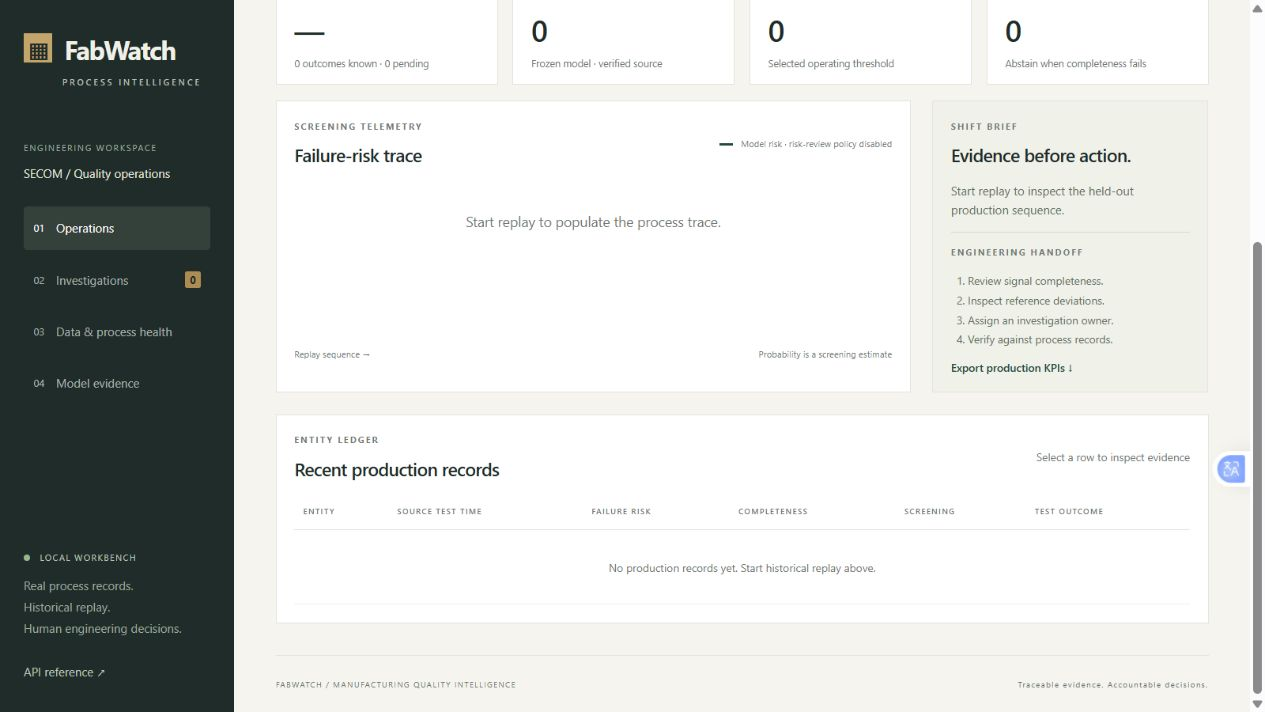
#> input picture docs/media/00-empty.png, 1265 x 712 px; its folder holds 8 pictures in this run
$ python make_demo.py
#> lines starting #> are read from the running program, lines starting #| are printed output that depends on the picture
"""Assemble a captioned walkthrough from actual browser screenshots.

Optional dependencies: pip install pillow imageio-ffmpeg
Capture files are documentation evidence; no generated factory imagery is used.
"""
from pathlib import Path
import subprocess
from PIL import Image, ImageDraw, ImageFont
import imageio_ffmpeg

ROOT=Path(__file__).resolve().parents[1]
MEDIA=ROOT/'docs'/'media'
W,H,FPS=1280,840,12


def font(size):
    for path in ['C:/Windows/Fonts/segoeui.ttf','/usr/share/fonts/truetype/dejavu/DejaVuSans.ttf']:
        if Path(path).exists(): return ImageFont.truetype(path,size)
    return ImageFont.load_default()


def frame(file,title,caption):
    image=Image.new('RGB',(W,H),'#f5f4ef');draw=ImageDraw.Draw(image)
    draw.rectangle((0,0,W,76),fill='#202c2a')
    draw.text((26,19),title,font=font(25),fill='#f1f1e9')
    shot=Image.open(MEDIA/file).convert('RGB')
    image.paste(shot,((W-shot.width)//2,78))
    draw.rectangle((0,796,W,H),fill='#e6e9de')
    draw.text((24,807),caption,font=font(16),fill='#263d30')
    return image


def card(title,lines):
    im=Image.new('RGB',(W,H),'#202c2a');d=ImageDraw.Draw(im)
    d.rectangle((68,150,77,215),fill='#b89658')
    d.text((105,150),'FABWATCH',font=font(52),fill='#f5f4ef')
    d.text((105,240),title,font=font(30),fill='#d7dfce')
    for i,line in enumerate(lines): d.text((105,340+i*55),line,font=font(21),fill='#b9c5b7')
    d.text((105,740),'Independent portfolio | Actual local application captures | No factory connection',font=font(17),fill='#b89658')
    return im


def main():
    shots=[(card('Semiconductor manufacturing quality intelligence',[
        '1,567 real process records / 590 anonymous signals',
        'Python + SQL + statistical ML + engineering investigations',
        'Working ingestion, historical replay, and auditable human review']),4)]
#> in card, `im = Image.new('RGB', (W, H), '#202c2a')`:
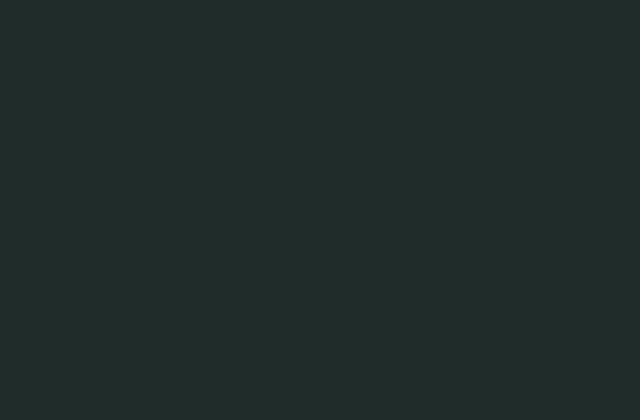
#> im: PIL image 1280x840 RGB (shown at 1/2 size); mean R, G, B 32, 44, 42
    shots.append((frame('00-empty.png','01 / Operations and historical replay','Observed outcomes are separate from risk estimates; synthetic outcome delay = 10 records.'),3))
#> in frame, `image = Image.new('RGB', (W, H), '#f5f4ef')`:
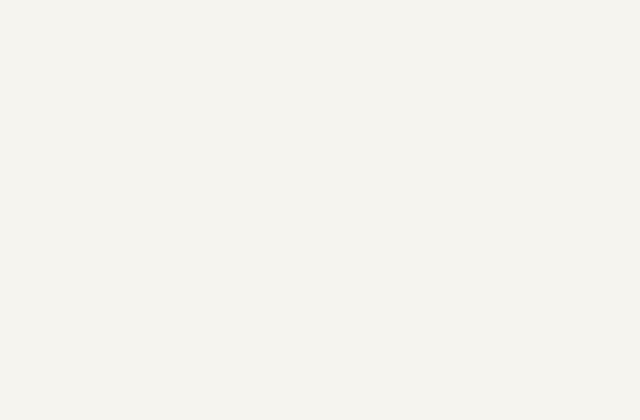
#> image: PIL image 1280x840 RGB (shown at 1/2 size); mean R, G, B 245, 244, 239
#> in frame, shot is the input picture: PIL image 1265x712 RGB; mean R, G, B 208.7, 210.8, 208.6
#> in frame, `image.paste(shot,((W-shot.width)//2,78))`:
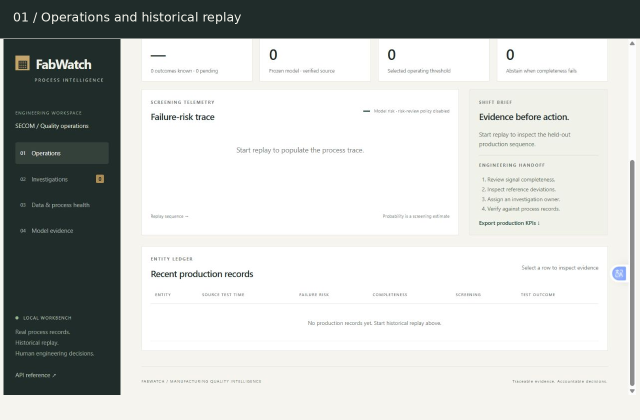
#> image: PIL image 1280x840 RGB (shown at 1/2 size); mean R, G, B 195.5, 198.3, 195.8
    for i in range(1,14):
        shots.append((frame(f'replay-{i:02d}.png','02 / Chronological scoring in the running application',
                            f'Actual replay capture {i}/13 | Frozen model; no retraining or fabricated production feed.'),1))
#> call 2 of frame, with file = 'replay-01.png'
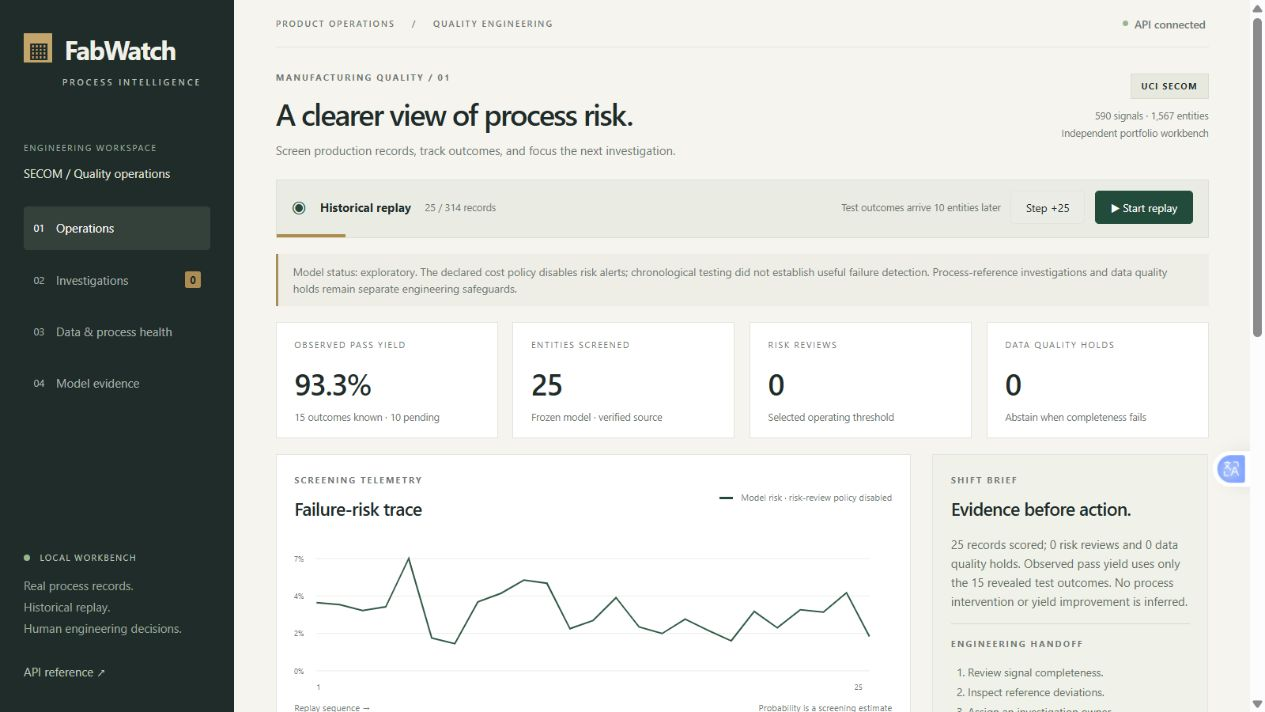
#> input picture docs/media/replay-01.png, 1265 x 712 px
#> in frame, shot is the input picture: PIL image 1265x712 RGB; mean R, G, B 203.6, 205.9, 202.3
#> in frame (call 2), `image.paste(shot,((W-shot.width)//2,78))`:
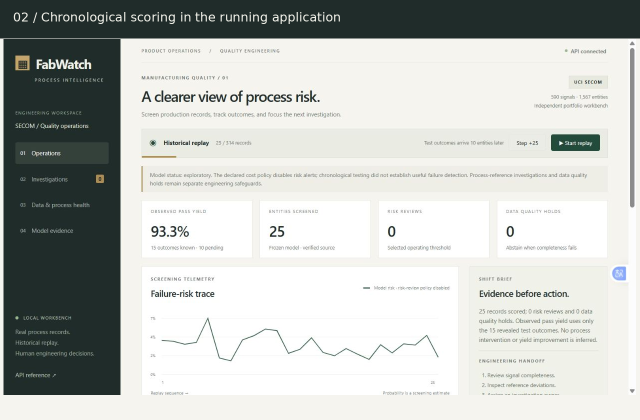
#> image: PIL image 1280x840 RGB (shown at 1/2 size); mean R, G, B 191.4, 194.4, 190.8
#> pass 2 of the loop in main, `for i in range(1,14):`:
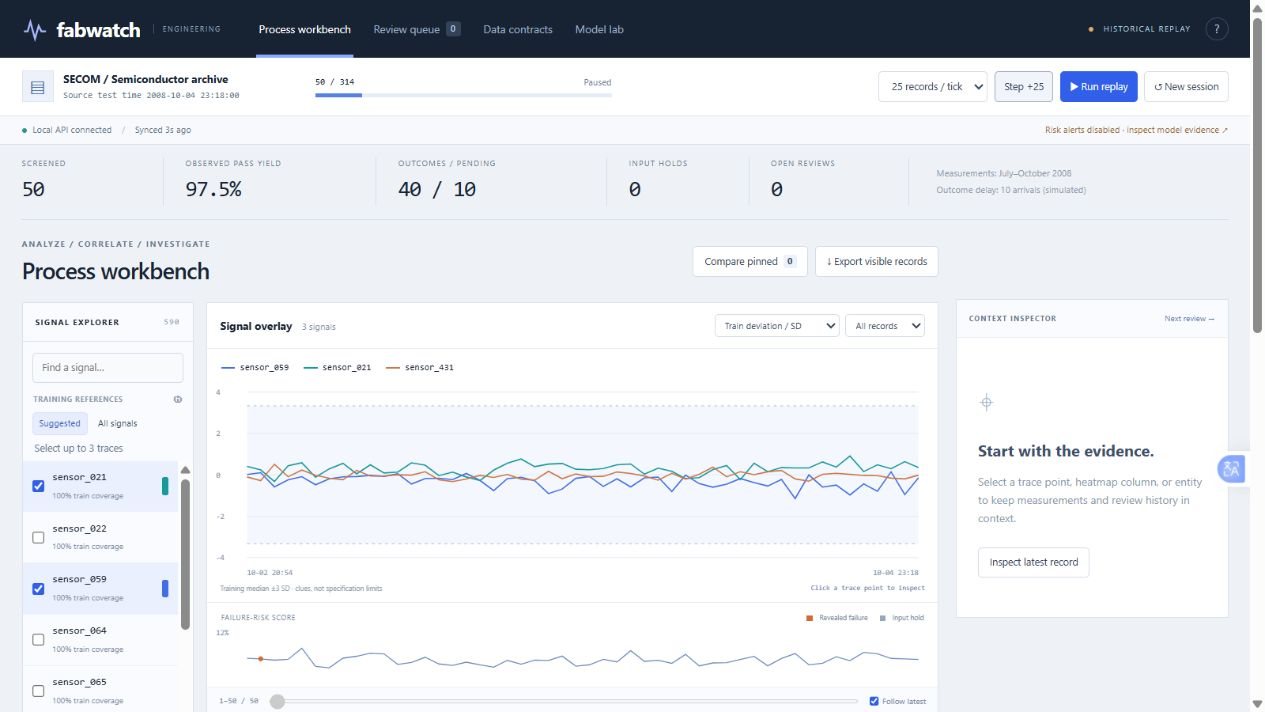
#> input picture docs/media/replay-02.png, 1265 x 712 px
#> in frame, shot is the input picture: PIL image 1265x712 RGB; mean R, G, B 225.1, 228, 232.8
#> in frame (call 3), `image.paste(shot,((W-shot.width)//2,78))`:
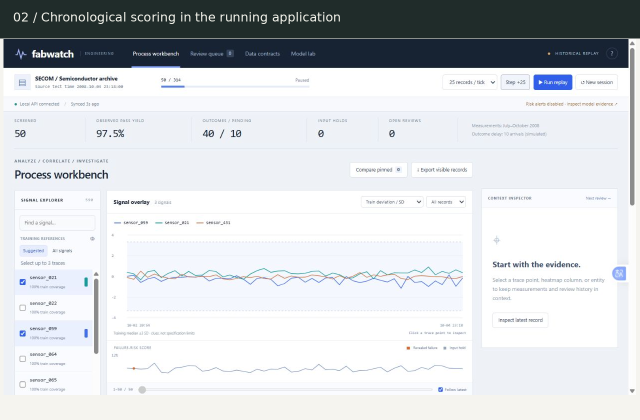
#> image: PIL image 1280x840 RGB (shown at 1/2 size); mean R, G, B 209.5, 212.8, 216.3
#> pass 3 of the loop in main, `for i in range(1,14):`:
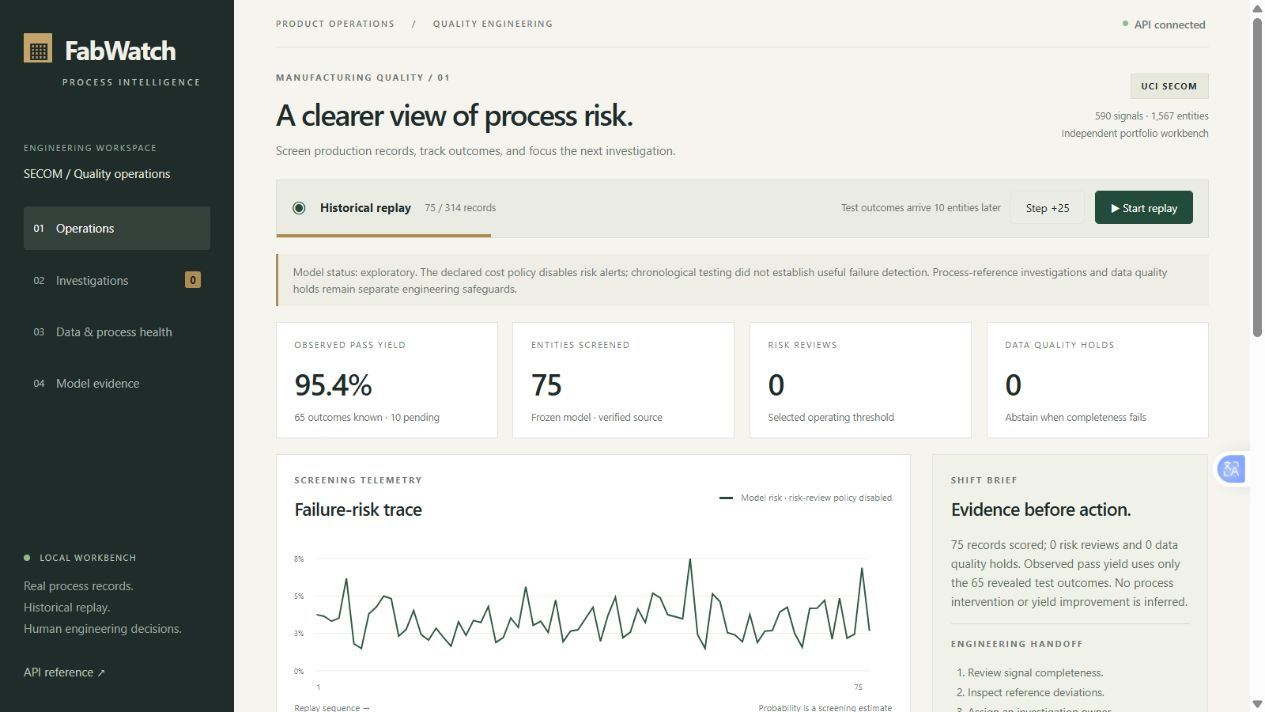
#> input picture docs/media/replay-03.png, 1265 x 712 px
#> in frame, shot is the input picture: PIL image 1265x712 RGB; mean R, G, B 203.2, 205.6, 201.9
#> in frame (call 4), `image.paste(shot,((W-shot.width)//2,78))`:
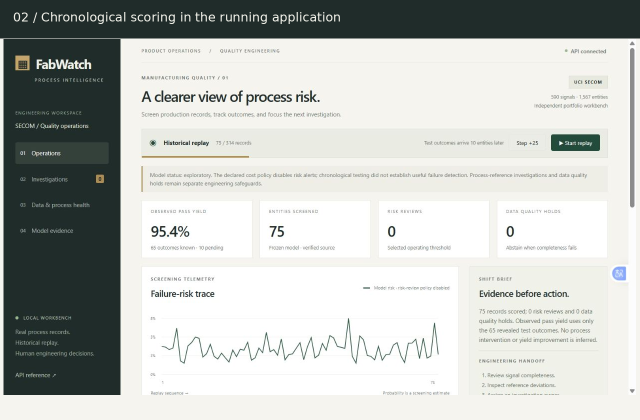
#> image: PIL image 1280x840 RGB (shown at 1/2 size); mean R, G, B 191.1, 194.1, 190.5
#> the loop made 5 passes; the first 3 are shown
    for file,title,caption,seconds in [
        ('operations.png','03 / Complete held-out replay','314 entities / 304 revealed outcomes / 10 pending / 3 quality holds.',5),
        ('investigations.png','04 / Engineering investigation queue','8 cases: 3 data quality holds + 5 reference excursions. Excursions are not proven failures.',6),
        ('handoff.png','05 / Assign ownership and preserve evidence','Actual saved demo note and status change; accountable follow-up recorded in the audit trail.',6),
        ('quality.png','06 / Data contracts and process monitoring','Signal completeness + exploratory EWMA. No physical root causes or specification limits invented.',6),
        ('model-evidence.png','07 / Inspect model evidence and limitations','The original chronological model is weak; risk alerts remain disabled under its selected policy.',7),
        ('entity-evidence.png','08 / Inspect an entity and its audit history','Reference deviations support investigation; they do not establish causal attribution.',6),
        ('entity-audit.png','09 / Trace the engineering handoff','The saved owner, status, and note remain inspectable alongside the original scoring event.',5),
        ('comparison.png','10 / Compare records side by side','Pin two or three entities; compare measurements, reference deviations, risk, and known outcomes.',7),
        ('ewma.png','11 / Move the window and inspect EWMA','The selected chronological window stays linked to the ledger, risk trace, and process fingerprint.',7)]:
        shots.append((frame(file,title,caption),seconds))
    shots.append((card('Reproducible evidence, accountable decisions',[
        '33 automated tests / 314 entity-evidence checks',
        'Source and model fingerprints / SQL KPIs / reporting exports',
        'No demonstrated production yield improvement; future/site validation required']),4))
    cmd=[imageio_ffmpeg.get_ffmpeg_exe(),'-y','-f','rawvideo','-vcodec','rawvideo','-s',f'{W}x{H}',
         '-pix_fmt','rgb24','-r',str(FPS),'-i','-','-an','-vcodec','libx264','-preset','fast','-crf','22',
         '-pix_fmt','yuv420p','-movflags','+faststart',str(MEDIA/'fabwatch-demo.mp4')]
    process=subprocess.Popen(cmd,stdin=subprocess.PIPE,stdout=subprocess.DEVNULL,stderr=subprocess.DEVNULL)
    for image,duration in shots:
        raw=image.tobytes()
        for _ in range(duration*FPS): process.stdin.write(raw)
    process.stdin.close()
    if process.wait()!=0: raise RuntimeError('Video encoding failed')
    frames=[]
    for i in range(1,14):
        image=Image.open(MEDIA/f'replay-{i:02d}.png').convert('RGB')
        image.thumbnail((960,540));frames.append(image.convert('P',palette=Image.Palette.ADAPTIVE,colors=96))
    frames[0].save(MEDIA/'replay.gif',save_all=True,append_images=frames[1:],duration=[650]*12+[2400],loop=0,optimize=True)
    print({'video_seconds':sum(duration for _,duration in shots),'video_bytes':(MEDIA/'fabwatch-demo.mp4').stat().st_size,
           'gif_bytes':(MEDIA/'replay.gif').stat().st_size})


#> (the run stopped early here; a loop or call above may not have finished)
